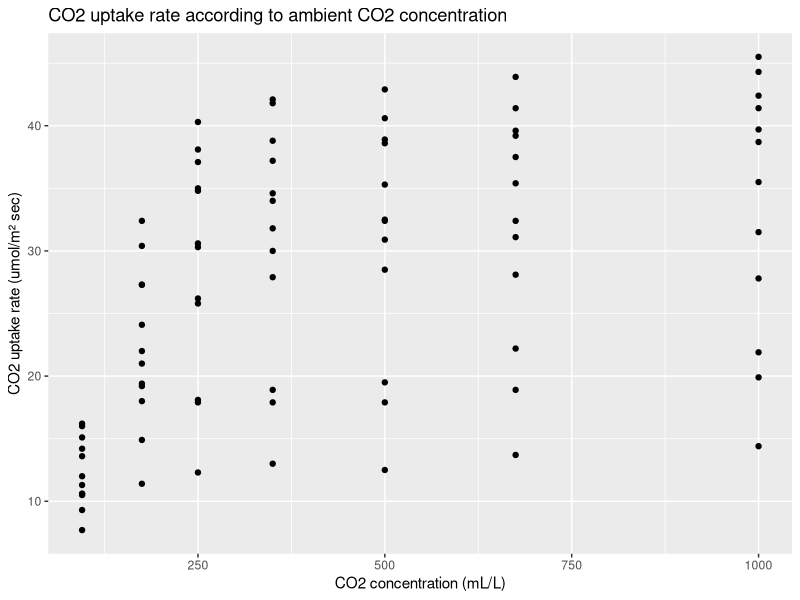
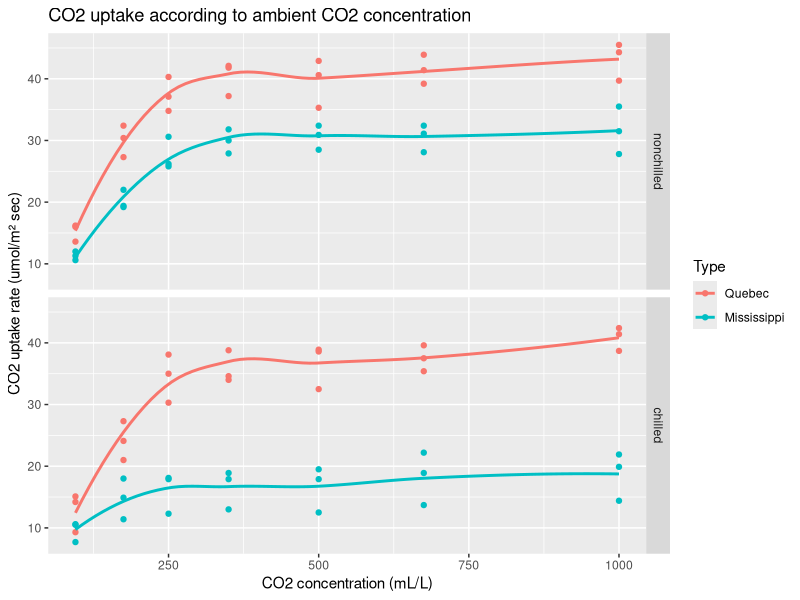
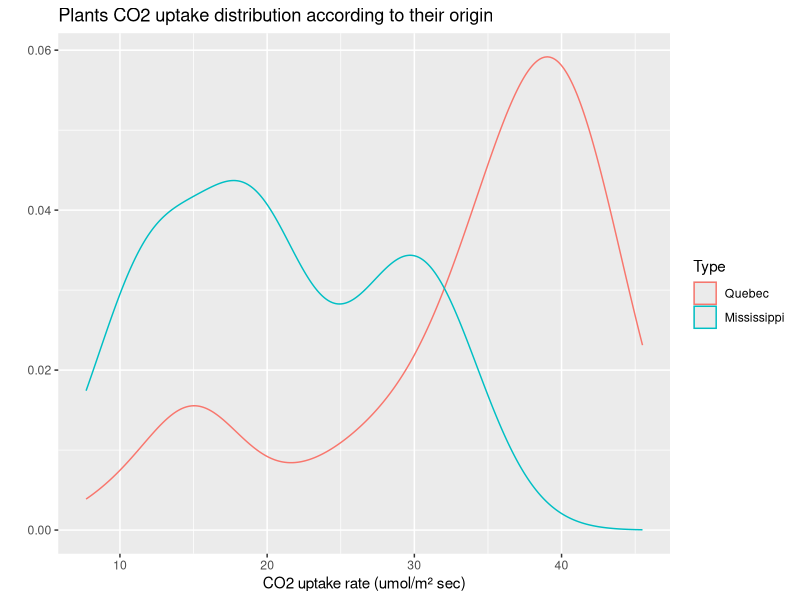
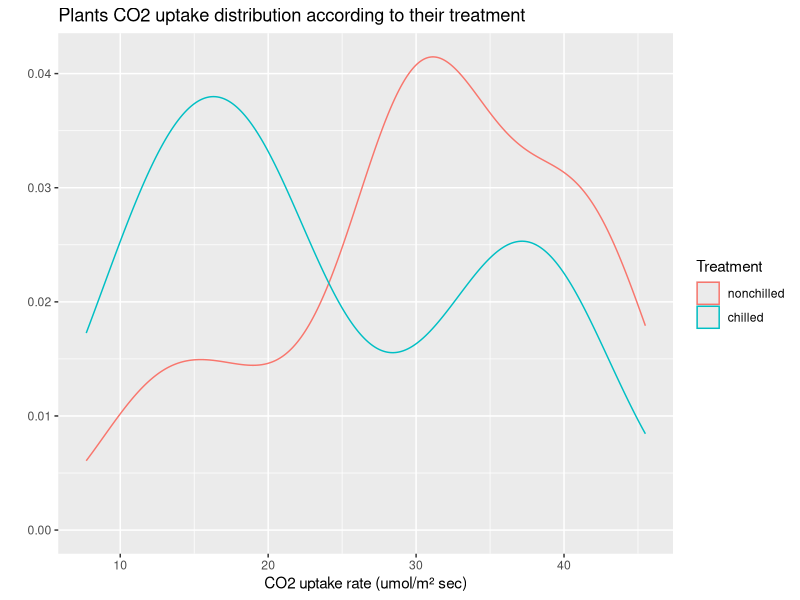
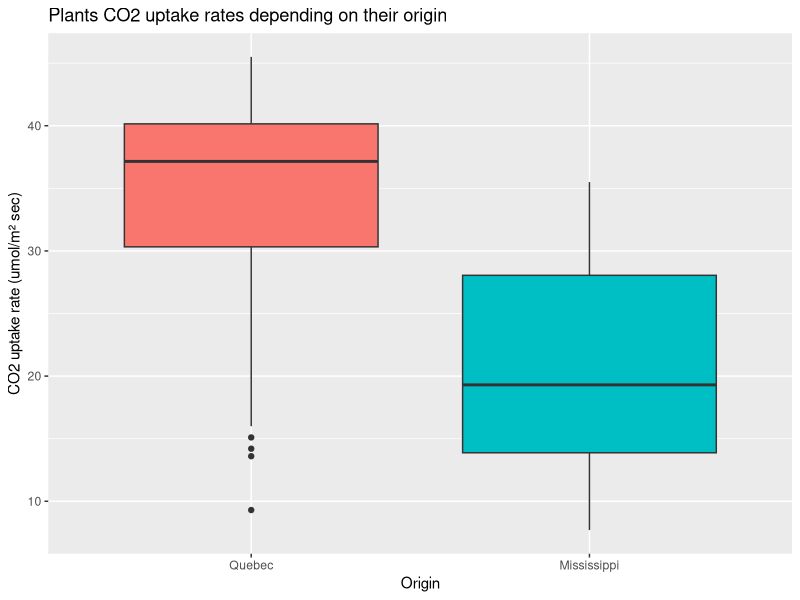
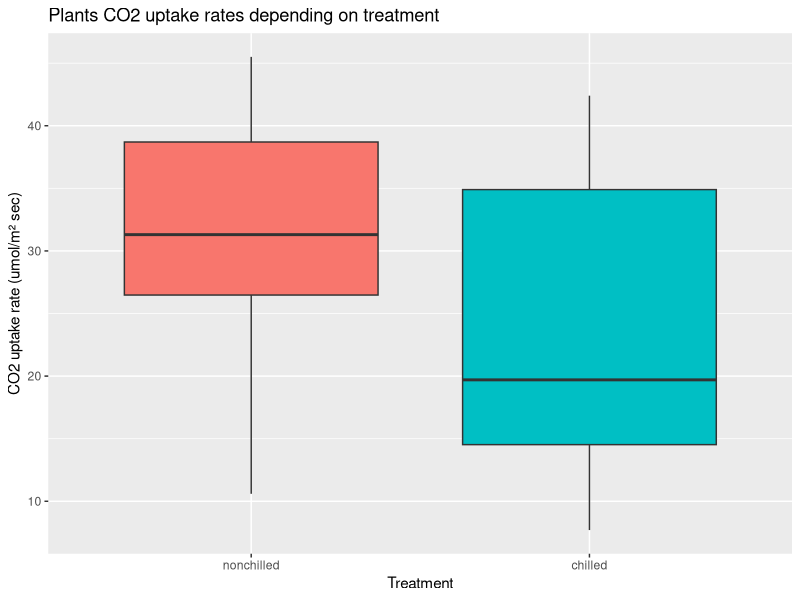
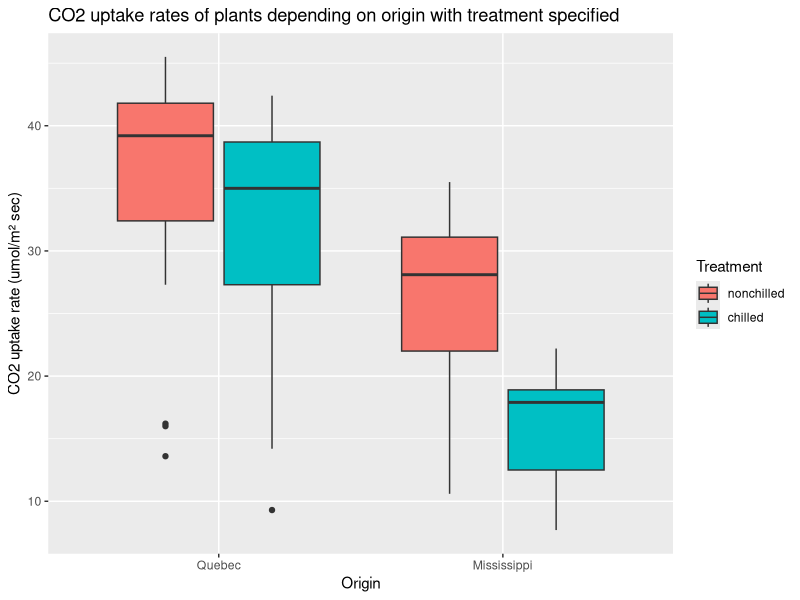
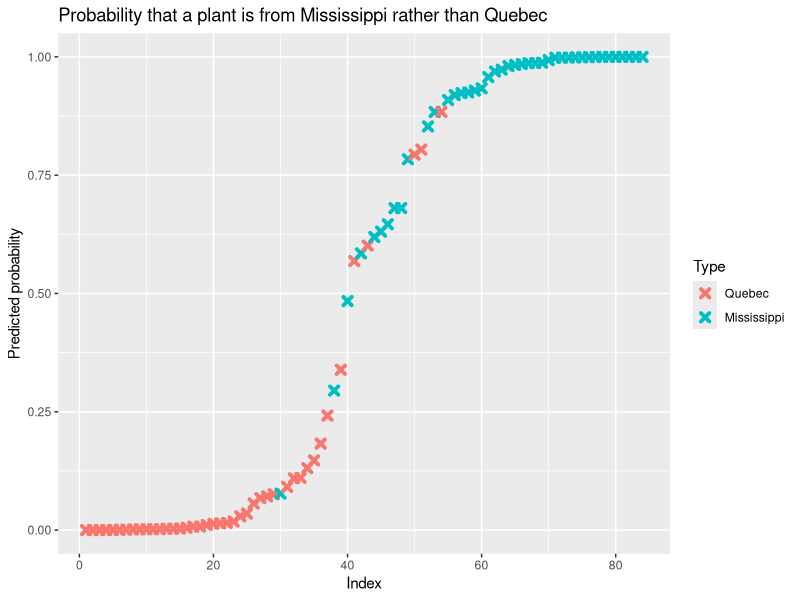

Write the R code that produced these figures, in order.
## ---- chunk 1
knitr::opts_chunk$set(echo = TRUE, message = FALSE, warning = FALSE)
## ---- chunk 2
data(CO2)
dim(CO2)
names(CO2)
## ---- chunk 3
CO2
class(CO2)
str(CO2)
## ---- chunk 4
summary(CO2)
levels(CO2$Plant)
## ---- chunk 5
tapply(CO2$uptake, CO2$Type, summary)
## ---- chunk 6
tapply(CO2$uptake, CO2$Treatment, summary)
## ---- chunk 7
tapply(CO2$uptake, CO2$Plant, summary)
## ---- chunk 8
library(dplyr)
summarize(group_by(CO2, Type), average_uptake = mean(uptake))
summarize(group_by(CO2, Treatment), average_uptake = mean(uptake))
summarize(group_by(CO2, conc), average_uptake = mean(uptake))
## ---- chunk 9
library(ggplot2)
qplot(conc, uptake, data = CO2, geom = "point",
      main = "CO2 uptake rate according to ambient CO2 concentration",
      xlab = "CO2 concentration (mL/L)", ylab = "CO2 uptake rate (umol/m² sec)")
## ---- chunk 10
qplot(conc, uptake, facets = Treatment ~ ., data = CO2, color = Type,
      geom = c("point", "smooth"), se = FALSE,
      main = "CO2 uptake according to ambient CO2 concentration",
      xlab = "CO2 concentration (mL/L)", ylab = "CO2 uptake rate (umol/m² sec)")
## ---- chunk 11
qplot(uptake, data = CO2, color = Type, geom = "density",
      main = "Plants CO2 uptake distribution according to their origin",
      xlab = "CO2 uptake rate (umol/m² sec)")
qplot(uptake, data = CO2, color = Treatment, geom = "density",
      main = "Plants CO2 uptake distribution according to their treatment",
      xlab = "CO2 uptake rate (umol/m² sec)")
## ---- chunk 12
ggplot(CO2, aes(x = Type, y = uptake, fill = Type)) +
  geom_boxplot(show.legend = FALSE) +
  ggtitle("Plants CO2 uptake rates depending on their origin") +
  xlab("Origin") + ylab("CO2 uptake rate (umol/m² sec)")
## ---- chunk 13
ggplot(CO2, aes(x = Treatment, y = uptake, fill = Treatment)) +
  geom_boxplot(show.legend = FALSE) +
  ggtitle("Plants CO2 uptake rates depending on treatment") +
  xlab("Treatment") + ylab("CO2 uptake rate (umol/m² sec)")
## ---- chunk 14
ggplot(CO2, aes(x = Type, y = uptake, fill = Treatment)) + geom_boxplot() +
  ggtitle("CO2 uptake rates of plants depending on origin with treatment specified") +
  xlab("Origin") + ylab("CO2 uptake rate (umol/m² sec)")
## ---- chunk 15
t.test(CO2$uptake ~ CO2$Type, conf.level = 0.99)
## ---- chunk 16
t.test(CO2$uptake ~ CO2$Treatment, conf.level = 0.99)
## ---- chunk 17
anova(lm(CO2$uptake ~ CO2$Type * CO2$Treatment))
## ---- chunk 18
cor.test(CO2$uptake, CO2$conc)
## ---- chunk 19
cor.test(CO2$uptake, log(CO2$conc))
## ---- chunk 20
type_model <- glm(Type ~ uptake + Treatment + log(conc), family = binomial, data = CO2)
summary(type_model)

type_probs <- predict(type_model, type = "response")
type_pred <- ifelse(type_probs > 0.5, "Mississippi", "Quebec")
table(Predicted = type_pred, Observed = CO2$Type)
mean(type_pred == CO2$Type)
## ---- chunk 21
type_pred_data <- data.frame(prob = type_model$fitted.values, Type = CO2$Type)
type_pred_data <- type_pred_data[order(type_pred_data$prob), ]
type_pred_data$rank <- 1:nrow(type_pred_data)

ggplot(data = type_pred_data, aes(x = rank, y = prob)) +
  geom_point(aes(color = Type), shape = 4, stroke = 2) +
  ggtitle("Probability that a plant is from Mississippi rather than Quebec") +
  xlab("Index") +
  ylab("Predicted probability")
## ---- chunk 22
treat_model <- glm(Treatment ~ uptake + Type + log(conc), family = binomial, data = CO2)
summary(treat_model)

treat_probs <- predict(treat_model, type = "response")
treat_pred <- ifelse(treat_probs > 0.5, "chilled", "nonchilled")
table(Predicted = treat_pred, Observed = CO2$Treatment)
mean(treat_pred == CO2$Treatment)
## ---- chunk 23
treat_pred_data <- data.frame(prob = treat_model$fitted.values, Treatment = CO2$Treatment)
treat_pred_data <- treat_pred_data[order(treat_pred_data$prob), ]
treat_pred_data$rank <- 1:nrow(treat_pred_data)

ggplot(data = treat_pred_data, aes(x = rank, y = prob)) +
  geom_point(aes(color = Treatment), shape = 4, stroke = 2) +
  ggtitle("Probability that a plant was chilled rather than non-chilled") +
  xlab("Index") +
  ylab("Predicted probability")
## ---- chunk 24
uptake_model <- lm(uptake ~ log(conc) + Type + Treatment, data = CO2)
summary(uptake_model)
## ---- chunk 25
v1 = c(95, 250, 250, 250, 500, 1000)
v2 = c("Quebec", "Quebec", "Mississippi", "Mississippi", "Mississippi", "Quebec")
v3 = c("chilled", "nonchilled", "chilled", "nonchilled", "chilled", "nonchilled")
v4 = c(12.8, 37.4, 16.1, 27.5, 16.6, 43.1)
# v4 values obtained with summarize(group_by(CO2, Type, Treatment, conc), mean(uptake))

testData <- data.frame(conc = v1, Type = v2, Treatment = v3, uptake = v4)
testData["predicted_uptake"] <- predict(uptake_model, testData)
testData
